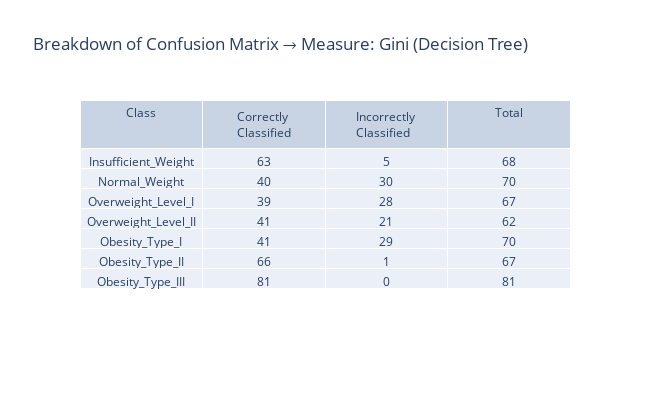
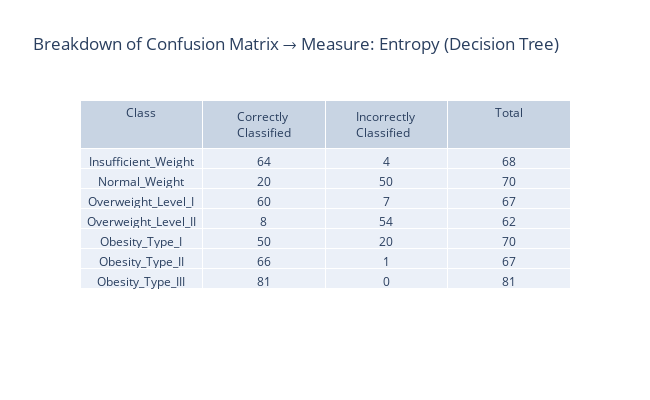

Notebook cell for these charts, in order:
### Markdown cell above
#### Evaluation

### Code cell
# GINI metrics
cv_score_gini= np.array(cross_val_score(decision_tree_gini, X_train,y_train, cv=10)).mean()
cf_matrix_gini = confusion_matrix(y_test,ypred_gini)
metrics_gini = precision_recall_fscore_support(y_test,ypred_gini,average="weighted")
precision_gini,recall_gini,f1_gini=metrics_gini[0],metrics_gini[1],metrics_gini[2]
accuracy_gini = accuracy_score(y_test,ypred_gini)

print("GINI METRICS -------------------------------------")
print("Cross Validation Score: {0}\nPrecision Score: {1}\nRecall Score: {2}\nF1 score: {3}\nAccuracy: {4}".format(cv_score_gini,precision_gini,recall_gini,f1_gini,accuracy_gini))

print("\nConfusion Matrix \n----------------")
sns.heatmap(pd.DataFrame(cf_matrix_gini, labels, labels), annot=True, annot_kws={"size": 14},cmap = 'coolwarm',) # font size
plt.title("Confusion Matrix → Measure: Gini (Decision Tree)",loc='left', fontweight='bold',  style='italic')
plt.show()

interpret_confusion_matrix(cf_matrix_gini,"Breakdown of Confusion Matrix → Measure: Gini (Decision Tree)", labels)


# Entropy Metrics
cv_score_entropy= np.array(cross_val_score(decision_tree_entropy,X_train,y_train, cv=10)).mean()
cf_matrix_entropy = confusion_matrix(y_test,ypred_entropy)
metrics_entropy= precision_recall_fscore_support(y_test,ypred_entropy,average="weighted")
precision_entropy,recall_entropy,f1_entropy=metrics_entropy[0],metrics_entropy[1],metrics_entropy[2]
accuracy_entropy = accuracy_score(y_test,ypred_entropy)

print("\n\nENTROPY METRICS ---------------------------------")
print("Cross Validation Score: {0}\nPrecision Score: {1}\nRecall Score: {2}\nF1 score: {3}\nAccuracy: {4}".format(cv_score_entropy,precision_entropy,recall_entropy,f1_entropy,accuracy_entropy))

print("\nConfusion Matrix \n----------------")
sns.heatmap(pd.DataFrame(cf_matrix_entropy, labels, labels), annot=True, annot_kws={"size": 14},cmap = 'coolwarm',) # font size
plt.title("Confusion Matrix → Measure: Entropy (Decision Tree)",loc='left', fontweight='bold',  style='italic')
plt.show()

interpret_confusion_matrix(cf_matrix_entropy, "Breakdown of Confusion Matrix → Measure: Entropy (Decision Tree)", labels)

### Figure 1 — Plotly figure (JSON) as saved in the notebook; plotly's stock layout.template omitted (floating-point values rounded to 4 significant figures)
{"data": [{"cells": {"values": [["Insufficient_Weight", "Normal_Weight", "Overweight_Level_I", "Overweight_Level_II", "Obesity_Type_I", "Obesity_Type_II", "Obesity_Type_III"], [63, 40, 39, 41, 41, 66, 81], [5, 30, 28, 21, 29, 1, 0], [68, 70, 67, 62, 70, 67, 81]]}, "columnwidth": 5, "header": {"values": ["Class", "Correctly Classified", "Incorrectly Classified", "Total"]}, "type": "table"}], "layout": {"height": 400, "title": {"text": "Breakdown of Confusion Matrix → Measure: Gini (Decision Tree)"}, "width": 650}}

### Figure 2 — Plotly figure (JSON) as saved in the notebook; plotly's stock layout.template omitted (floating-point values rounded to 4 significant figures)
{"data": [{"cells": {"values": [["Insufficient_Weight", "Normal_Weight", "Overweight_Level_I", "Overweight_Level_II", "Obesity_Type_I", "Obesity_Type_II", "Obesity_Type_III"], [64, 20, 60, 8, 50, 66, 81], [4, 50, 7, 54, 20, 1, 0], [68, 70, 67, 62, 70, 67, 81]]}, "columnwidth": 5, "header": {"values": ["Class", "Correctly Classified", "Incorrectly Classified", "Total"]}, "type": "table"}], "layout": {"height": 400, "title": {"text": "Breakdown of Confusion Matrix → Measure: Entropy (Decision Tree)"}, "width": 650}}
